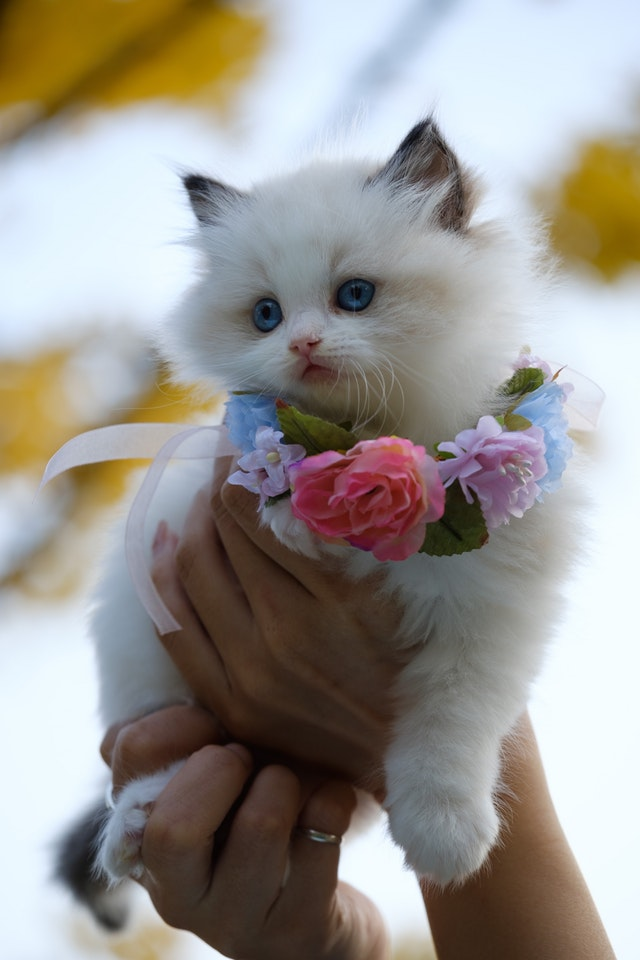
#> input picture img/01.jpg, 640 x 960 px
$ jupyter execute --allow-errors cifar10_color.ipynb
#> lines starting #> are read from the running program, lines starting #| are printed output that depends on the picture; long printed decimals are rounded
[cell 1]
import cv2, os
import numpy as np
import matplotlib.pyplot as plt
from collections import defaultdict

from sklearn.cluster import KMeans
from sklearn.metrics import pairwise_distances_argmin_min
from sklearn.utils import shuffle

# Load and Resize Image

[cell 2]
img_path = 'img/01.jpg'
img = cv2.imread(img_path)
#> img is the input picture: shape (960, 640, 3); mean B, G, R 145.9, 151.2, 155.1

img = cv2.resize(img, dsize=None, fx=0.2, fy=0.2)
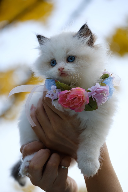
#> img: shape (192, 128, 3); mean B, G, R 145.9, 151.2, 155.2
img = cv2.cvtColor(img, cv2.COLOR_BGR2RGB)

print(img.shape)
#| (192, 128, 3)

plt.figure(figsize=(20, 20))
plt.axis('off')
plt.imshow(img)

# Load and Preview Patch Images (CiFAR-10)

[cell 3]
def unpickle(file):
    import pickle
    with open(file, 'rb') as fo:
        dict = pickle.load(fo, encoding='bytes')

    data = dict[b'data'].reshape((-1, 3, 32, 32)).transpose(0, 2, 3, 1).astype(np.float64) / 255.

    return data

#> (the rest of this cell did not finish here and is left out)

# KMean Clustering for Image Quantization

[cell 4]
N_CLUSTERS = 32

h, w, d = img.shape
#> h = 192; w = 128; d = 3

img_array = img.copy().astype(np.float64) / 255.
img_array = np.reshape(img_array, (w * h, d))

# all pixels
img_array_sample = shuffle(img_array, random_state=0)

# pick random 1000 pixels if want to run faster
# img_array_sample = shuffle(img_array, random_state=0)[:1000]

# KMeans clustering
kmeans = KMeans(n_clusters=N_CLUSTERS, random_state=0).fit(img_array_sample)

print(kmeans.cluster_centers_)
#| [[0.8356 0.8754 0.9316]
#|  [0.4094 0.3993 0.4135]
#|  [0.2266  0.1612 0.1183 ]
#|  [0.7114 0.6439 0.5488]
#|  [0.6619 0.5106 0.0399]
#|  [0.6637 0.7007 0.7671]
#|  [0.9416 0.9815 0.9987 ]
#|  [0.5583 0.5358  0.5042]
#|  [0.2767 0.2032 0.1558]
#|  [0.3499  0.331 0.3314]
#|  [0.56 0.6102 0.6817]
#|  [0.7095  0.5747 0.2328]
#> (further printed lines are left out)

# Plot Quantized Image

[cell 5]
cluster_centers = kmeans.cluster_centers_
#> cluster_centers = 32 rows, first 8: [0.836, 0.875, 0.932], [0.409, 0.399, 0.413], [0.227, 0.161, 0.118], [0.711, 0.644, 0.549], [0.662, 0.511, 0.0399], [0.664, 0.701, 0.767], [0.942, 0.981, 0.999], [0.558, 0.536, 0.504]

pred_labels = kmeans.predict(img_array)
cluster_labels = pred_labels.reshape((h, w))
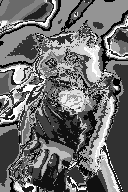
#> cluster_labels: shape (192, 128) int32; min 0, max 31, mean 13.2; drawn with min black and max white

img_quantized = np.zeros((h, w, d), dtype=np.float64)

label_idx = 0
for y in range(h):
    for x in range(w):
        label = pred_labels[label_idx]

        img_quantized[y, x] = cluster_centers[label]

        label_idx += 1
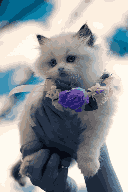
#> img_quantized: shape (192, 128, 3) float64; mean of channels 0, 1, 2 0.608, 0.593, 0.572; drawn as B, G, R
#> after the loop, label_idx = 24576

plt.figure(figsize=(20, 20))
plt.axis('off')
plt.imshow(img_quantized)

$ run again, with img/02.jpg copied over img/01.jpg
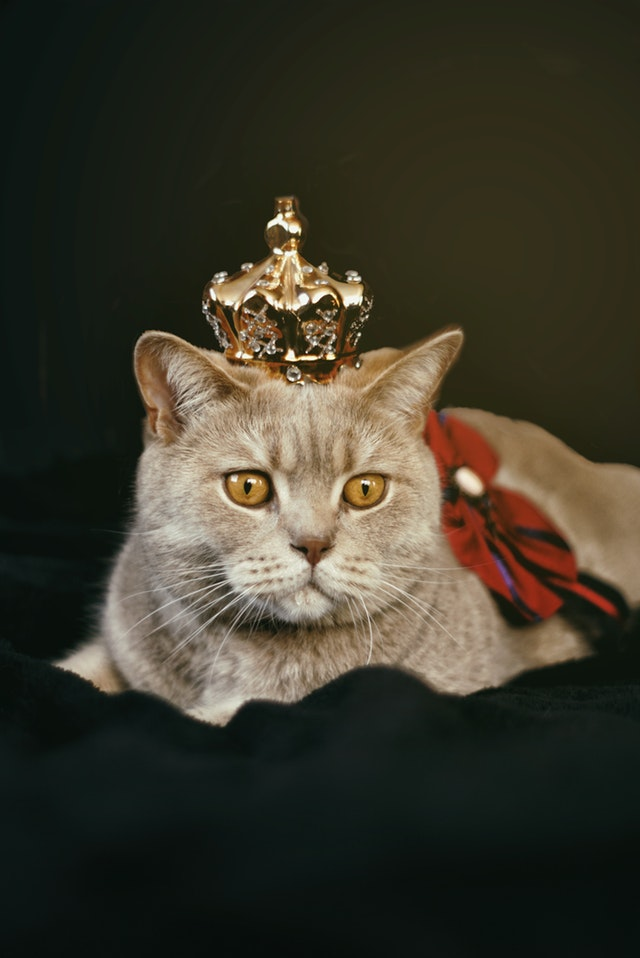
#> input picture img/02.jpg, 640 x 958 px
#> img is the input picture: shape (958, 640, 3); mean B, G, R 42.7, 55.9, 59.1
#| (192, 128, 3)
#| [[0.1389 0.1407 0.08246]
#|  [0.5098   0.4646 0.4138]
#|  [0.7491 0.6899 0.5995]
#|  [0.05542 0.09352  0.0813]
#|  [0.5526 0.1851 0.09515]
#|  [0.5564 0.3625 0.1798]
#> (further printed lines are left out)
#> cluster_centers = 32 rows, first 8: [0.139, 0.141, 0.0825], [0.51, 0.465, 0.414], [0.749, 0.69, 0.599], [0.0554, 0.0935, 0.0813], [0.553, 0.185, 0.0951], [0.556, 0.363, 0.18], [0.194, 0.178, 0.101], [0.714, 0.607, 0.469]
#> `cluster_labels = pred_labels.reshape((h, w))`:
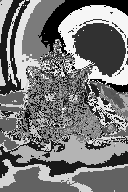
#> cluster_labels: shape (192, 128) int32; min 0, max 31, mean 14.7; drawn with min black and max white
#> after the loop `for y in range(h):`:
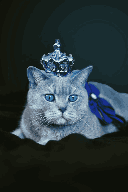
#> img_quantized: shape (192, 128, 3) float64; mean of channels 0, 1, 2 0.232, 0.219, 0.168; drawn as B, G, R
#> after the loop `for y in range(h):`: label_idx = 24576

$ run again, with img/03.jpg copied over img/01.jpg
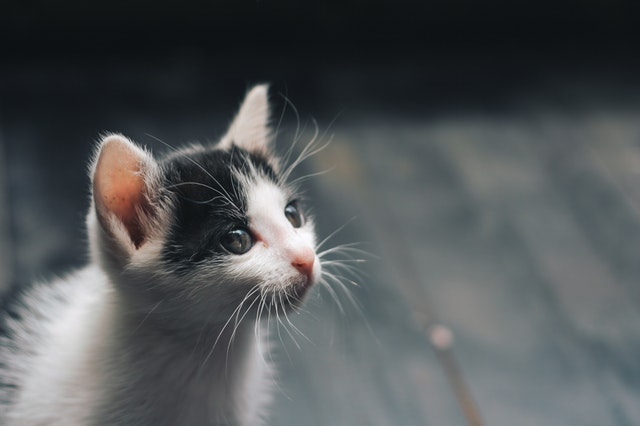
#> input picture img/03.jpg, 640 x 426 px
#> img is the input picture: shape (426, 640, 3); mean B, G, R 87.3, 85.6, 81.8
#| (85, 128, 3)
#| [[0.441 0.3518 0.3231]
#|  [0.08151 0.09773 0.1137]
#|  [0.7257  0.7129 0.709]
#|  [0.5187 0.5101 0.4981]
#|  [0.2095 0.2271 0.2438 ]
#|  [0.384 0.4139  0.4177]
#> (further printed lines are left out)
#> cluster_centers = 32 rows, first 8: [0.441, 0.352, 0.323], [0.0815, 0.0977, 0.114], [0.726, 0.713, 0.709], [0.519, 0.51, 0.498], [0.21, 0.227, 0.244], [0.384, 0.414, 0.418], [0.828, 0.817, 0.816], [0.328, 0.358, 0.366]
#> pred_labels = 10880 values, max 31 at index 2229, min 0 at index 3891, mean 14.43
#> `cluster_labels = pred_labels.reshape((h, w))`:
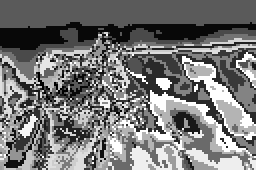
#> cluster_labels: shape (85, 128) int32 (shown 2 times larger); min 0, max 31, mean 14.4; drawn with min black and max white
#> after the loop `for y in range(h):`:
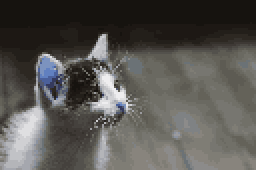
#> img_quantized: shape (85, 128, 3) float64 (shown 2 times larger); mean of channels 0, 1, 2 0.321, 0.336, 0.342; drawn as B, G, R
#> after the loop `for y in range(h):`: label_idx = 10880
